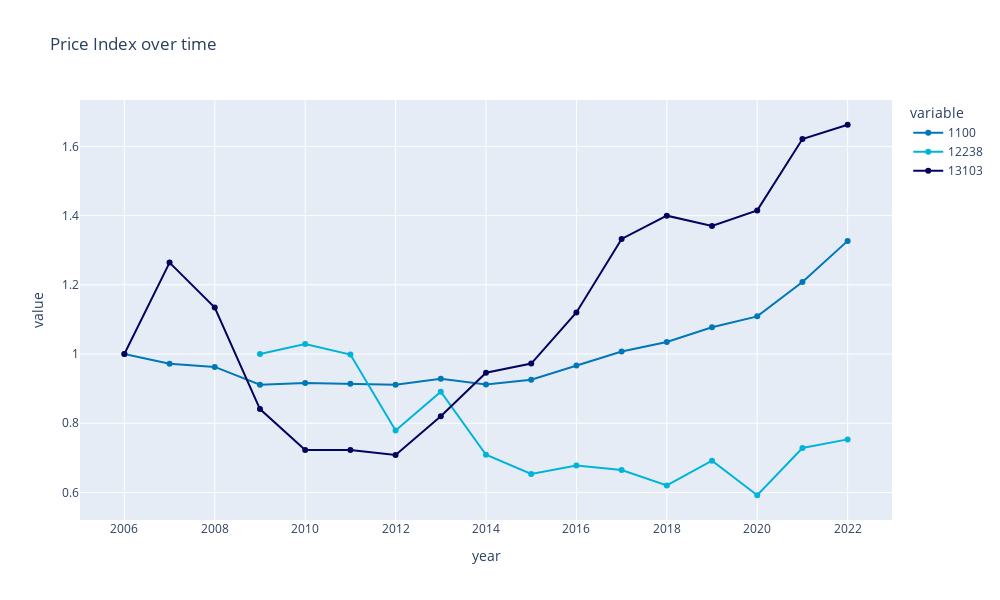
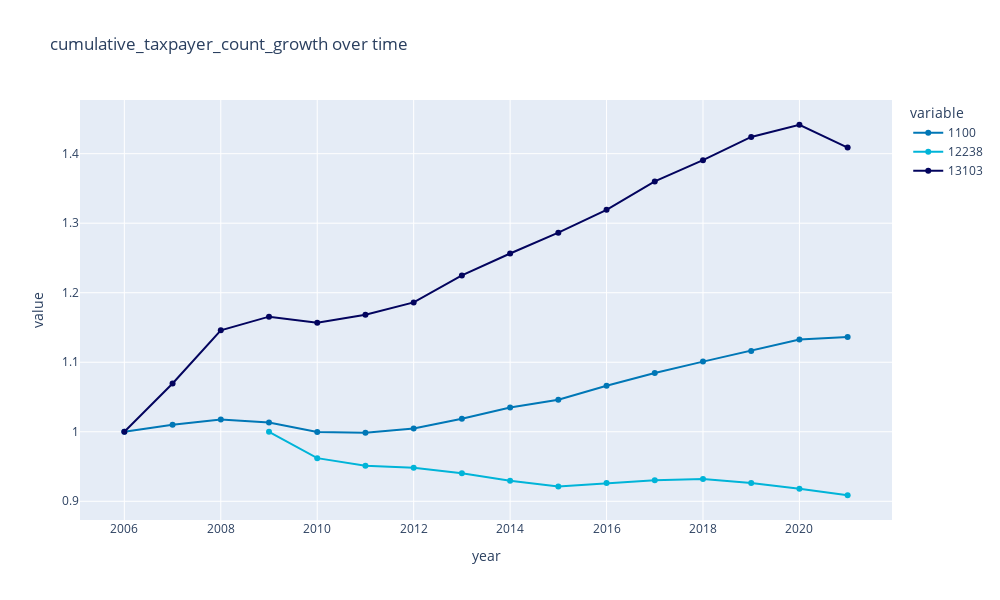
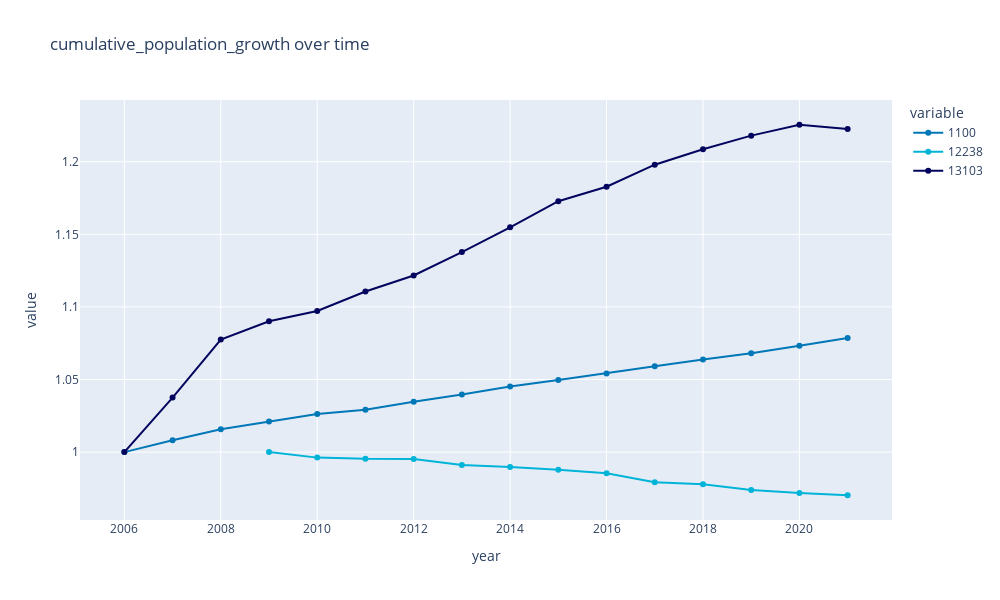
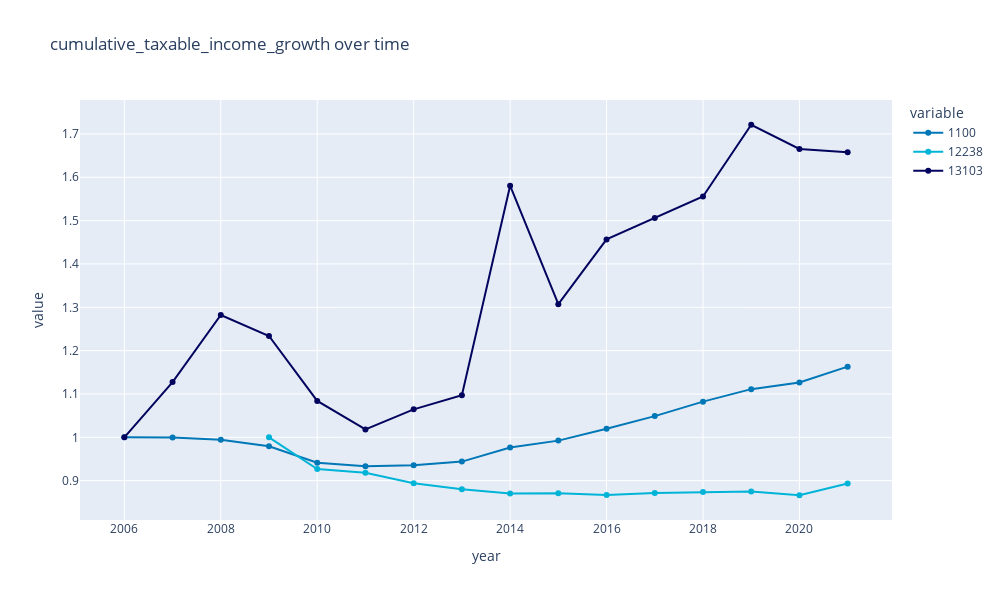

Write notebook code for charts like these, in order.
### Code cell
plot_time_series(
    area_df,
    f"{metric}",
    group_by_columns,
    granularity_columns,
    f"Price Index over time",
    width=1000,
    height=600,
    # highlight=True,
    # highlight_range=(2019, 2022),
    # highlight_color=highlight_color,
    color_discrete_map=color_map
    
)

growth_factors = [
    # "taxable_income_growth",
    # "total_tax_growth",
    # "net_migration_ratio",
    # "new_dwellings_ratio",
]

base_factors = [
    # "total_tax",
    "taxpayer_count",
    # "count",
    "population",
    "taxable_income",
    "existing_dwellings",
]

cumulative_factors = [
    f"cumulative_{factor}" for factor in growth_factors
] + [
    f"cumulative_{factor}_growth" for factor in base_factors
]

area_df[growth_factors] = area_df[growth_factors].replace({0: np.nan})
area_df[base_factors] = area_df[base_factors].replace({0: np.nan})

for factor in growth_factors:
    area_df[f"cumulative_{factor}"] = get_cumulative_growth(
        area_df.copy(), factor
    )

for factor in base_factors:
    area_df[f"cumulative_{factor}_growth"] = get_cumulative_growth_from_base(
        area_df.copy(), factor
    )

for cumulative_factor in cumulative_factors:
    plot_time_series(
        area_df[area_df["year"] <= 2021],
        cumulative_factor,
        group_by_columns,
        granularity_columns,
        f"{cumulative_factor} over time",
        # visible="legendonly",
        width=1000,
        height=600,
        # highlight=True,
        # highlight_range=(2013, 2018),
        # highlight_color=highlight_color,
        color_discrete_map=color_map
    )

# color_discrete_map={
#             "('Tokyo-to Minato-ku', 13103)": "#EF553B",
#             "('Hokkaido Sapporo-shi', 1100)": "#636efa",
#             "('Chiba-ken Isumi-shi', 12238)": "#00cc96",
#         }

### Figure 1 — Plotly figure (JSON) as saved in the notebook; plotly's stock layout.template omitted (floating-point values rounded to 4 significant figures)
{"data": [{"hovertemplate": "variable=1100<br>year=%{x}<br>value=%{y}<extra></extra>", "legendgroup": "1100", "line": {"color": "#0077b6", "dash": "solid"}, "marker": {"symbol": "circle"}, "mode": "lines+markers", "name": "1100", "orientation": "v", "showlegend": true, "type": "scatter", "x": [2006, 2007, 2008, 2009, 2010, 2011, 2012, 2013, 2014, 2015, 2016, 2017, 2018, 2019, 2020, 2021, 2022], "xaxis": "x", "y": [1, 0.9719, 0.9628, 0.9114, 0.9164, 0.9144, 0.9112, 0.9289, 0.9118, 0.9257, 0.9669, 1.007, 1.035, 1.078, 1.109, 1.208, 1.327], "yaxis": "y"}, {"hovertemplate": "variable=12238<br>year=%{x}<br>value=%{y}<extra></extra>", "legendgroup": "12238", "line": {"color": "#00b4d8", "dash": "solid"}, "marker": {"symbol": "circle"}, "mode": "lines+markers", "name": "12238", "orientation": "v", "showlegend": true, "type": "scatter", "x": [2006, 2007, 2008, 2009, 2010, 2011, 2012, 2013, 2014, 2015, 2016, 2017, 2018, 2019, 2020, 2021, 2022], "xaxis": "x", "y": [null, null, null, 1, 1.029, 0.9985, 0.7793, 0.8912, 0.7089, 0.6536, 0.6782, 0.665, 0.6202, 0.692, 0.5919, 0.7284, 0.7534], "yaxis": "y"}, {"hovertemplate": "variable=13103<br>year=%{x}<br>value=%{y}<extra></extra>", "legendgroup": "13103", "line": {"color": "#03045e", "dash": "solid"}, "marker": {"symbol": "circle"}, "mode": "lines+markers", "name": "13103", "orientation": "v", "showlegend": true, "type": "scatter", "x": [2006, 2007, 2008, 2009, 2010, 2011, 2012, 2013, 2014, 2015, 2016, 2017, 2018, 2019, 2020, 2021, 2022], "xaxis": "x", "y": [1, 1.264, 1.134, 0.8409, 0.7227, 0.7228, 0.7083, 0.8205, 0.9461, 0.9724, 1.12, 1.333, 1.4, 1.37, 1.415, 1.622, 1.663], "yaxis": "y"}], "layout": {"autosize": false, "height": 600, "hovermode": "closest", "legend": {"title": {"text": "variable"}, "tracegroupgap": 0}, "showlegend": true, "title": {"text": "Price Index over time"}, "width": 1000, "xaxis": {"anchor": "y", "domain": [0, 1], "title": {"text": "year"}}, "yaxis": {"anchor": "x", "domain": [0, 1], "title": {"text": "value"}}}}

### Figure 2 — Plotly figure (JSON) as saved in the notebook; plotly's stock layout.template omitted (floating-point values rounded to 4 significant figures)
{"data": [{"hovertemplate": "variable=1100<br>year=%{x}<br>value=%{y}<extra></extra>", "legendgroup": "1100", "line": {"color": "#0077b6", "dash": "solid"}, "marker": {"symbol": "circle"}, "mode": "lines+markers", "name": "1100", "orientation": "v", "showlegend": true, "type": "scatter", "x": [2006, 2007, 2008, 2009, 2010, 2011, 2012, 2013, 2014, 2015, 2016, 2017, 2018, 2019, 2020, 2021], "xaxis": "x", "y": [1, 1.01, 1.018, 1.013, 0.9995, 0.9985, 1.005, 1.019, 1.035, 1.046, 1.066, 1.085, 1.101, 1.116, 1.133, 1.136], "yaxis": "y"}, {"hovertemplate": "variable=12238<br>year=%{x}<br>value=%{y}<extra></extra>", "legendgroup": "12238", "line": {"color": "#00b4d8", "dash": "solid"}, "marker": {"symbol": "circle"}, "mode": "lines+markers", "name": "12238", "orientation": "v", "showlegend": true, "type": "scatter", "x": [2006, 2007, 2008, 2009, 2010, 2011, 2012, 2013, 2014, 2015, 2016, 2017, 2018, 2019, 2020, 2021], "xaxis": "x", "y": [null, null, null, 1, 0.962, 0.9511, 0.9484, 0.9405, 0.9295, 0.9214, 0.9263, 0.9302, 0.9322, 0.9264, 0.918, 0.9087], "yaxis": "y"}, {"hovertemplate": "variable=13103<br>year=%{x}<br>value=%{y}<extra></extra>", "legendgroup": "13103", "line": {"color": "#03045e", "dash": "solid"}, "marker": {"symbol": "circle"}, "mode": "lines+markers", "name": "13103", "orientation": "v", "showlegend": true, "type": "scatter", "x": [2006, 2007, 2008, 2009, 2010, 2011, 2012, 2013, 2014, 2015, 2016, 2017, 2018, 2019, 2020, 2021], "xaxis": "x", "y": [1, 1.069, 1.146, 1.166, 1.157, 1.168, 1.186, 1.225, 1.256, 1.286, 1.319, 1.36, 1.391, 1.424, 1.442, 1.409], "yaxis": "y"}], "layout": {"autosize": false, "height": 600, "hovermode": "closest", "legend": {"title": {"text": "variable"}, "tracegroupgap": 0}, "showlegend": true, "title": {"text": "cumulative_taxpayer_count_growth over time"}, "width": 1000, "xaxis": {"anchor": "y", "domain": [0, 1], "title": {"text": "year"}}, "yaxis": {"anchor": "x", "domain": [0, 1], "title": {"text": "value"}}}}

### Figure 3 — Plotly figure (JSON) as saved in the notebook; plotly's stock layout.template omitted (floating-point values rounded to 4 significant figures)
{"data": [{"hovertemplate": "variable=1100<br>year=%{x}<br>value=%{y}<extra></extra>", "legendgroup": "1100", "line": {"color": "#0077b6", "dash": "solid"}, "marker": {"symbol": "circle"}, "mode": "lines+markers", "name": "1100", "orientation": "v", "showlegend": true, "type": "scatter", "x": [2006, 2007, 2008, 2009, 2010, 2011, 2012, 2013, 2014, 2015, 2016, 2017, 2018, 2019, 2020, 2021], "xaxis": "x", "y": [1, 1.008, 1.016, 1.021, 1.026, 1.029, 1.035, 1.04, 1.045, 1.05, 1.054, 1.059, 1.064, 1.068, 1.073, 1.079], "yaxis": "y"}, {"hovertemplate": "variable=12238<br>year=%{x}<br>value=%{y}<extra></extra>", "legendgroup": "12238", "line": {"color": "#00b4d8", "dash": "solid"}, "marker": {"symbol": "circle"}, "mode": "lines+markers", "name": "12238", "orientation": "v", "showlegend": true, "type": "scatter", "x": [2006, 2007, 2008, 2009, 2010, 2011, 2012, 2013, 2014, 2015, 2016, 2017, 2018, 2019, 2020, 2021], "xaxis": "x", "y": [null, null, null, 1, 0.9962, 0.9954, 0.9953, 0.9911, 0.9897, 0.9879, 0.9854, 0.9792, 0.9779, 0.9739, 0.9718, 0.9703], "yaxis": "y"}, {"hovertemplate": "variable=13103<br>year=%{x}<br>value=%{y}<extra></extra>", "legendgroup": "13103", "line": {"color": "#03045e", "dash": "solid"}, "marker": {"symbol": "circle"}, "mode": "lines+markers", "name": "13103", "orientation": "v", "showlegend": true, "type": "scatter", "x": [2006, 2007, 2008, 2009, 2010, 2011, 2012, 2013, 2014, 2015, 2016, 2017, 2018, 2019, 2020, 2021], "xaxis": "x", "y": [1, 1.038, 1.077, 1.09, 1.097, 1.111, 1.122, 1.138, 1.155, 1.173, 1.183, 1.198, 1.209, 1.218, 1.225, 1.223], "yaxis": "y"}], "layout": {"autosize": false, "height": 600, "hovermode": "closest", "legend": {"title": {"text": "variable"}, "tracegroupgap": 0}, "showlegend": true, "title": {"text": "cumulative_population_growth over time"}, "width": 1000, "xaxis": {"anchor": "y", "domain": [0, 1], "title": {"text": "year"}}, "yaxis": {"anchor": "x", "domain": [0, 1], "title": {"text": "value"}}}}

### Figure 4 — Plotly figure (JSON) as saved in the notebook; plotly's stock layout.template omitted (floating-point values rounded to 4 significant figures)
{"data": [{"hovertemplate": "variable=1100<br>year=%{x}<br>value=%{y}<extra></extra>", "legendgroup": "1100", "line": {"color": "#0077b6", "dash": "solid"}, "marker": {"symbol": "circle"}, "mode": "lines+markers", "name": "1100", "orientation": "v", "showlegend": true, "type": "scatter", "x": [2006, 2007, 2008, 2009, 2010, 2011, 2012, 2013, 2014, 2015, 2016, 2017, 2018, 2019, 2020, 2021], "xaxis": "x", "y": [1, 0.9997, 0.9945, 0.9792, 0.9414, 0.9335, 0.9354, 0.9439, 0.9763, 0.9923, 1.02, 1.049, 1.082, 1.111, 1.127, 1.163], "yaxis": "y"}, {"hovertemplate": "variable=12238<br>year=%{x}<br>value=%{y}<extra></extra>", "legendgroup": "12238", "line": {"color": "#00b4d8", "dash": "solid"}, "marker": {"symbol": "circle"}, "mode": "lines+markers", "name": "12238", "orientation": "v", "showlegend": true, "type": "scatter", "x": [2006, 2007, 2008, 2009, 2010, 2011, 2012, 2013, 2014, 2015, 2016, 2017, 2018, 2019, 2020, 2021], "xaxis": "x", "y": [null, null, null, 1, 0.9268, 0.9184, 0.894, 0.8799, 0.8704, 0.8708, 0.8667, 0.8715, 0.8739, 0.875, 0.8663, 0.8933], "yaxis": "y"}, {"hovertemplate": "variable=13103<br>year=%{x}<br>value=%{y}<extra></extra>", "legendgroup": "13103", "line": {"color": "#03045e", "dash": "solid"}, "marker": {"symbol": "circle"}, "mode": "lines+markers", "name": "13103", "orientation": "v", "showlegend": true, "type": "scatter", "x": [2006, 2007, 2008, 2009, 2010, 2011, 2012, 2013, 2014, 2015, 2016, 2017, 2018, 2019, 2020, 2021], "xaxis": "x", "y": [1, 1.128, 1.282, 1.234, 1.084, 1.018, 1.065, 1.097, 1.581, 1.307, 1.457, 1.506, 1.556, 1.721, 1.665, 1.658], "yaxis": "y"}], "layout": {"autosize": false, "height": 600, "hovermode": "closest", "legend": {"title": {"text": "variable"}, "tracegroupgap": 0}, "showlegend": true, "title": {"text": "cumulative_taxable_income_growth over time"}, "width": 1000, "xaxis": {"anchor": "y", "domain": [0, 1], "title": {"text": "year"}}, "yaxis": {"anchor": "x", "domain": [0, 1], "title": {"text": "value"}}}}
